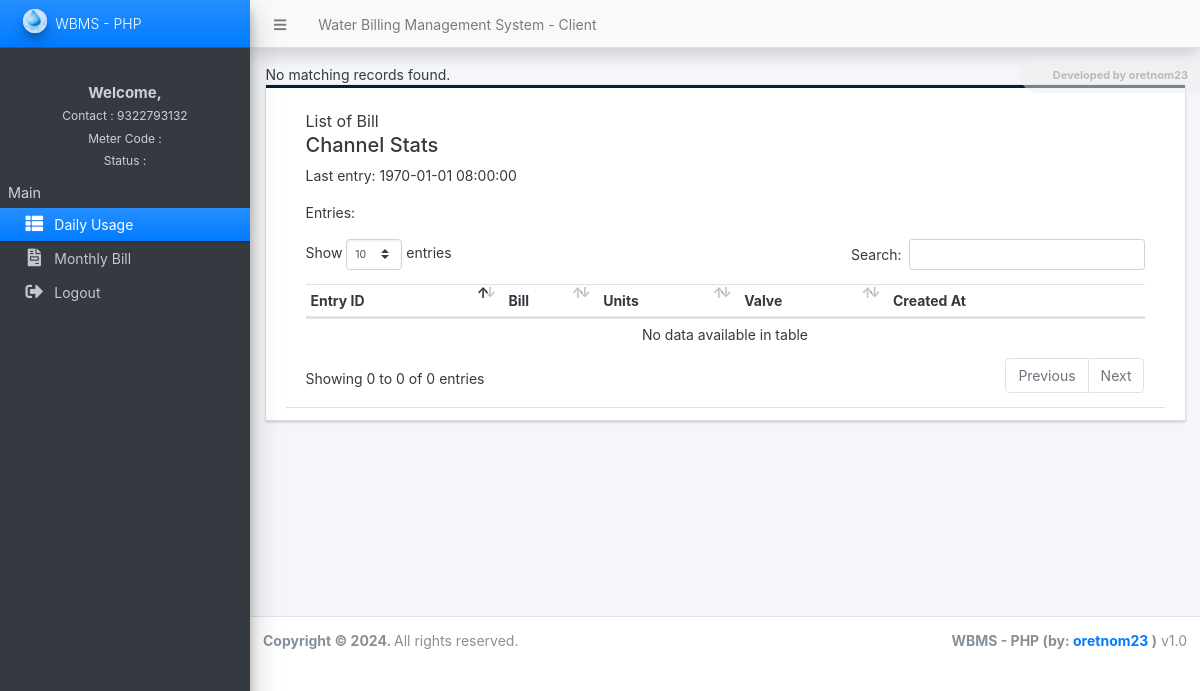
Page /admin/clienthome.php?phone_number=9322793132 on the earlier database version.
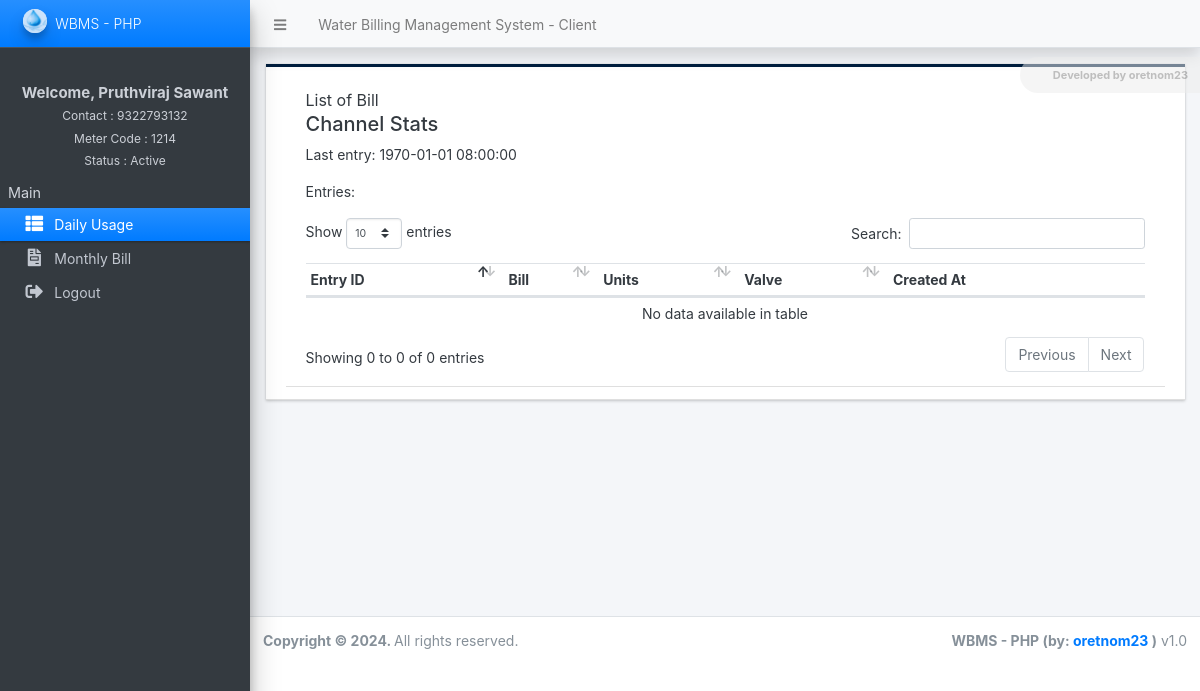
Same page on the later database version.
### tables this page shows
CREATE TABLE `client_list` (
  `id` int(30) NOT NULL,
  `code` varchar(100) NOT NULL,
  `category_id` int(30) NOT NULL,
  `firstname` text NOT NULL,
  `middlename` text DEFAULT NULL,
  `lastname` text NOT NULL,
  `contact` text NOT NULL,
  `address` text NOT NULL,
  `meter_code` varchar(100) NOT NULL,
  `first_reading` float(12,2) NOT NULL,
  `status` tinyint(1) NOT NULL DEFAULT 1,
  `delete_flag` tinyint(1) NOT NULL DEFAULT 0,
  `date_created` datetime NOT NULL DEFAULT current_timestamp(),
  `date_updated` datetime NOT NULL DEFAULT current_timestamp() ON UPDATE current_timestamp()
);

### admin/clientbillings/index.php (the view, shortened to what the changed rows need)
<?php
if (isset($_GET['phone_number'])) {
  $phone_number = $_GET['phone_number'];
} else {
  header("Location: error404.php");
  exit;
}
?>
<?php
$contact = $conn->real_escape_string($phone_number);
$sql = "SELECT * FROM client_list WHERE contact = '$contact'";
$result = $conn->query($sql);
if ($result) {
  $row = $result->fetch_assoc();
  if ($row) {
    $firstname = $row['firstname'];
    $lastname = $row['lastname'];
    $fullname = $firstname . " " . $lastname;
    $meter_code = $row['meter_code'];
    $check_status = $row['status'];
    if ($check_status == 1) {
      $status = "Active";
    } else {
      $status = "Inactive";
    }
  } else {
    echo "No matching records found.";
  }
} else {
  echo "Error executing query: " . $conn->error;
}
?>
<nav class="main-header navbar navbar-expand navbar-light shadow text-sm">
  <ul class="navbar-nav">
    <li class="nav-item">
      <a class="nav-link" data-widget="pushmenu" href="#" role="button"><i class="fas fa-bars"></i></a>
    </li>
    <li class="nav-item d-none d-sm-inline-block">
      <a href="http://localhost/entc_wbms/admin/clientlogin.php" class="nav-link">Water Billing Management System -
        Client</a>
    </li>
  </ul>
</nav>
<aside class="main-sidebar sidebar-dark-primary elevation-4 sidebar-no-expand">
  <a href="http://localhost/entc_wbms/admin" class="brand-link bg-gradient-primary text-sm">
    <img src="http://localhost/entc_wbms/uploads/logo.png?v=1651282049" alt="Store Logo"
      class="brand-image img-circle elevation-3 bg-gradient-light"
      style="opacity: .8;width: 1.5rem;height: 1.5rem;max-height: unset">
    <span class="brand-text font-weight-light">WBMS - PHP</span>
  </a>
  <div
    class="sidebar os-host os-theme-light os-host-overflow os-host-overflow-y os-host-resize-disabled os-host-transition os-host-scrollbar-horizontal-hidden">
    <div class="os-content-glue" style="margin: 0px -8px; width: 249px; height: 646px;"></div>
    <div class="os-padding">
      <div class="os-viewport os-viewport-native-scrollbars-invisible" style="overflow-y: scroll;">
        <div class="os-content" style="padding: 0px 8px; height: 100%; width: 100%;">
          <nav class="mt-4">
            <div class="clientname brand-text"
              style="color:#ccd0d7; text-align:center; padding:10px; font-size:15px; font-weight:bold;">
              Welcome,
              <?php echo $fullname; ?>
              <br><small>Contact :
                <?php echo $contact; ?>
              </small> <br><small>Meter Code :
                <?php echo $meter_code; ?>
              </small>
              <br><small>Status :
                <?php echo $status; ?>
              </small>
            </div>
            <ul
              class="nav nav-pills nav-sidebar flex-column text-sm nav-compact nav-flat nav-child-indent nav-collapse-hide-child"
              data-widget="treeview" role="menu" data-accordion="false">
              <li class="nav-header">Main</li>
              <li class="nav-item dropdown">
                <a href="http://localhost/entc_wbms/admin/?page=clientbillings&phone_number=<?php echo urlencode($phone_number); ?>"
                  class="nav-link nav-clients active bg-gradient-primary">
                  <i class="nav-icon fas fa-th-list"></i>
                  <p>
                    Daily Usage
                  </p>
                </a>
              </li>
              <li class="nav-item dropdown">
                <a href="http://localhost/entc_wbms/admin/?page=monthlybill&phone_number=<?php echo urlencode($phone_number); ?>"
                  class="nav-link nav-billings ">
                  <i class="nav-icon fas fa-file-invoice"></i>
                  <p>
                    Monthly Bill
                  </p>
                </a>
              </li>
              <li class="nav-item dropdown">
                <a href="http://localhost/entc_wbms/admin/clientlogin.php" class="nav-link nav-billings ">
                  <i class="nav-icon fas fa-sign-out-alt"></i>
                  <p>
                    Logout
                  </p>
                </a>
              </li>
            </ul>
          </nav>
        </div>
      </div>
    </div>
  </div>
</aside>
<div class="card card-outline rounded-0 card-navy">
  <div class="card-header">
    <div class="card-header">
      <h3 class="card-title">List of Bill</h3>
      <div id="dataContainer">
        <?php
        function getLastEntriesWithDay30($feeds)
        {
          $lastEntriesByMonth = array();
          return $lastEntriesByMonth;
        }
        function fetchData()
        {
          $channelID = '2416103';
          $apiKey = '9Y9MIRGXAAE1BY94';
          $feedUrl = "https://api.thingspeak.com/channels/{$channelID}/feeds.json?api_key={$apiKey}";
          $response = file_get_contents($feedUrl);
          $data = json_decode($response, true);
          $lastEntriesWithDay30 = getLastEntriesWithDay30($data['feeds']);
          $vsy = calculateWaterCost($lastEntriesWithDay30['02']['field2']);
          echo "<script>";
          echo "console.log(`total data`);";
          echo "console.log(" . json_encode($data) . ");";
          echo "console.log('Last entries with day 30 for each month: ');";
          echo "console.log(" . json_encode($lastEntriesWithDay30) . ");";
          echo "console.log(`its charges`);";
          echo "console.log(" . json_encode($vsy) . ");";
          echo "</script>";
          displayStats($data['channel'], $data['feeds']);
        }
        function displayStats($channelData, $feeds)
        {
          echo "
      <div>
	  <br>
        <h5>Channel Stats</h5>
        <p>Last entry: " . date('Y-m-d H:i:s', strtotime($channelData['updated_at'])) . "</p>
        <p>Entries: {$channelData['last_entry_id']}</p>
      </div>
    ";
          echo "
      <table class='table mt-4'>
        <thead>
          <tr>
            <th>Entry ID</th>
            <th>Bill</th>
            <th>Units</th>
            <th>Valve</th>
            <th>Created At</th>
          </tr>
        </thead>
        <tbody>
    ";
          echo "
        </tbody>
      </table>
    ";
        }
        function calculateWaterCost($field2Value)
        {
          $waterConsumption = floatval($field2Value);
          $waterCost = $waterConsumption * 0.10;
          return $waterCost;
        }
        fetchData();
        ?>
      </div>
    </div>
  </div>
</div>

Differences in the rows shown:
added client_list: fullname "Pruthviraj Sawant", meter_code "1214", status "Active"
Other differences:
text no longer shown: "No matching records found."
